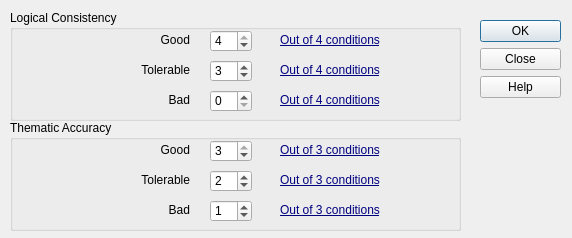
<?xml version="1.0" encoding="UTF-8"?>
<ui version="4.0">
 <class>PrioritySetting</class>
 <widget class="QDialog" name="PrioritySetting">
  <property name="geometry">
   <rect>
    <x>0</x>
    <y>0</y>
    <width>572</width>
    <height>238</height>
   </rect>
  </property>
  <property name="mouseTracking">
   <bool>false</bool>
  </property>
  <property name="windowTitle">
   <string>Priority Settings</string>
  </property>
  <widget class="QDialogButtonBox" name="buttonBox">
   <property name="geometry">
    <rect>
     <x>480</x>
     <y>20</y>
     <width>81</width>
     <height>121</height>
    </rect>
   </property>
   <property name="orientation">
    <enum>Qt::Vertical</enum>
   </property>
   <property name="standardButtons">
    <set>QDialogButtonBox::Close|QDialogButtonBox::Help|QDialogButtonBox::Ok</set>
   </property>
  </widget>
  <widget class="QGroupBox" name="general">
   <property name="geometry">
    <rect>
     <x>10</x>
     <y>10</y>
     <width>451</width>
     <height>111</height>
    </rect>
   </property>
   <property name="title">
    <string>Logical Consistency </string>
   </property>
   <widget class="QLabel" name="SelectLayerLabel_2">
    <property name="geometry">
     <rect>
      <x>30</x>
      <y>50</y>
      <width>150</width>
      <height>20</height>
     </rect>
    </property>
    <property name="minimumSize">
     <size>
      <width>150</width>
      <height>0</height>
     </size>
    </property>
    <property name="maximumSize">
     <size>
      <width>150</width>
      <height>16777215</height>
     </size>
    </property>
    <property name="text">
     <string>Tolerable</string>
    </property>
    <property name="alignment">
     <set>Qt::AlignRight|Qt::AlignTrailing|Qt::AlignVCenter</set>
    </property>
   </widget>
   <widget class="QLabel" name="SelectLayerLabel_3">
    <property name="geometry">
     <rect>
      <x>30</x>
      <y>80</y>
      <width>150</width>
      <height>20</height>
     </rect>
    </property>
    <property name="minimumSize">
     <size>
      <width>150</width>
      <height>0</height>
     </size>
    </property>
    <property name="maximumSize">
     <size>
      <width>150</width>
      <height>16777215</height>
     </size>
    </property>
    <property name="text">
     <string>Bad</string>
    </property>
    <property name="alignment">
     <set>Qt::AlignRight|Qt::AlignTrailing|Qt::AlignVCenter</set>
    </property>
   </widget>
   <widget class="QLabel" name="SelectLayerLabel">
    <property name="geometry">
     <rect>
      <x>30</x>
      <y>20</y>
      <width>150</width>
      <height>20</height>
     </rect>
    </property>
    <property name="minimumSize">
     <size>
      <width>150</width>
      <height>0</height>
     </size>
    </property>
    <property name="maximumSize">
     <size>
      <width>150</width>
      <height>16777215</height>
     </size>
    </property>
    <property name="text">
     <string>Good</string>
    </property>
    <property name="alignment">
     <set>Qt::AlignRight|Qt::AlignTrailing|Qt::AlignVCenter</set>
    </property>
   </widget>
   <widget class="QLabel" name="SelectLayerLabel_4">
    <property name="geometry">
     <rect>
      <x>270</x>
      <y>20</y>
      <width>150</width>
      <height>20</height>
     </rect>
    </property>
    <property name="minimumSize">
     <size>
      <width>150</width>
      <height>0</height>
     </size>
    </property>
    <property name="maximumSize">
     <size>
      <width>150</width>
      <height>16777215</height>
     </size>
    </property>
    <property name="cursor">
     <cursorShape>PointingHandCursor</cursorShape>
    </property>
    <property name="toolTip">
     <string>&lt;html&gt;&lt;head/&gt;&lt;body&gt;&lt;ul style=&quot;margin-top: 0px; margin-bottom: 0px; margin-left: 0px; margin-right: 0px; -qt-list-indent: 0;&quot;&gt;&lt;li style=&quot; margin-top:0px; margin-bottom:0px; margin-left:0px; margin-right:0px; -qt-block-indent:0; text-indent:0px;&quot;&gt;Domain consistency &lt;/li&gt;&lt;li align=&quot;justify&quot; style=&quot; margin-top:0px; margin-bottom:0px; margin-left:0px; margin-right:0px; -qt-block-indent:0; text-indent:0px;&quot;&gt;Faulty Connections &lt;/li&gt;&lt;li style=&quot; margin-top:0px; margin-bottom:0px; margin-left:0px; margin-right:0px; -qt-block-indent:0; text-indent:0px;&quot;&gt;Missing connections(undershoot) &lt;/li&gt;&lt;li style=&quot; margin-top:0px; margin-bottom:0px; margin-left:0px; margin-right:0px; -qt-block-indent:0; text-indent:0px;&quot;&gt;Missing connections(overshoot&lt;/li&gt;&lt;/ul&gt;&lt;/body&gt;&lt;/html&gt;</string>
    </property>
    <property name="text">
     <string>&lt;html&gt;&lt;head/&gt;&lt;body&gt;&lt;p&gt;&lt;span style=&quot; text-decoration: underline; color:#00007f;&quot;&gt;Out of 4 conditions&lt;/span&gt;&lt;/p&gt;&lt;/body&gt;&lt;/html&gt;</string>
    </property>
    <property name="textFormat">
     <enum>Qt::RichText</enum>
    </property>
    <property name="textInteractionFlags">
     <set>Qt::LinksAccessibleByKeyboard|Qt::TextSelectableByMouse</set>
    </property>
   </widget>
   <widget class="QSpinBox" name="logicalGoodSpin">
    <property name="geometry">
     <rect>
      <x>200</x>
      <y>20</y>
      <width>42</width>
      <height>22</height>
     </rect>
    </property>
    <property name="minimum">
     <number>1</number>
    </property>
    <property name="maximum">
     <number>4</number>
    </property>
    <property name="value">
     <number>4</number>
    </property>
   </widget>
   <widget class="QSpinBox" name="logicalTolerableSpin">
    <property name="geometry">
     <rect>
      <x>200</x>
      <y>50</y>
      <width>42</width>
      <height>22</height>
     </rect>
    </property>
    <property name="minimum">
     <number>1</number>
    </property>
    <property name="maximum">
     <number>4</number>
    </property>
    <property name="value">
     <number>3</number>
    </property>
   </widget>
   <widget class="QSpinBox" name="logicalBadSpin">
    <property name="geometry">
     <rect>
      <x>200</x>
      <y>80</y>
      <width>42</width>
      <height>22</height>
     </rect>
    </property>
    <property name="minimum">
     <number>0</number>
    </property>
    <property name="maximum">
     <number>4</number>
    </property>
    <property name="value">
     <number>0</number>
    </property>
   </widget>
   <widget class="QLabel" name="SelectLayerLabel_5">
    <property name="geometry">
     <rect>
      <x>270</x>
      <y>50</y>
      <width>150</width>
      <height>20</height>
     </rect>
    </property>
    <property name="minimumSize">
     <size>
      <width>150</width>
      <height>0</height>
     </size>
    </property>
    <property name="maximumSize">
     <size>
      <width>150</width>
      <height>16777215</height>
     </size>
    </property>
    <property name="cursor">
     <cursorShape>PointingHandCursor</cursorShape>
    </property>
    <property name="toolTip">
     <string>&lt;html&gt;&lt;head/&gt;&lt;body&gt;&lt;ul style=&quot;margin-top: 0px; margin-bottom: 0px; margin-left: 0px; margin-right: 0px; -qt-list-indent: 0;&quot;&gt;&lt;li style=&quot; margin-top:0px; margin-bottom:0px; margin-left:0px; margin-right:0px; -qt-block-indent:0; text-indent:0px;&quot;&gt;Domain consistency &lt;/li&gt;&lt;li align=&quot;justify&quot; style=&quot; margin-top:0px; margin-bottom:0px; margin-left:0px; margin-right:0px; -qt-block-indent:0; text-indent:0px;&quot;&gt;Faulty Connections &lt;/li&gt;&lt;li style=&quot; margin-top:0px; margin-bottom:0px; margin-left:0px; margin-right:0px; -qt-block-indent:0; text-indent:0px;&quot;&gt;Missing connections(undershoot) &lt;/li&gt;&lt;li style=&quot; margin-top:0px; margin-bottom:0px; margin-left:0px; margin-right:0px; -qt-block-indent:0; text-indent:0px;&quot;&gt;Missing connections(overshoot&lt;/li&gt;&lt;/ul&gt;&lt;/body&gt;&lt;/html&gt;</string>
    </property>
    <property name="text">
     <string>&lt;html&gt;&lt;head/&gt;&lt;body&gt;&lt;p&gt;&lt;span style=&quot; text-decoration: underline; color:#00007f;&quot;&gt;Out of 4 conditions&lt;/span&gt;&lt;/p&gt;&lt;/body&gt;&lt;/html&gt;</string>
    </property>
    <property name="textFormat">
     <enum>Qt::RichText</enum>
    </property>
    <property name="textInteractionFlags">
     <set>Qt::LinksAccessibleByKeyboard|Qt::TextSelectableByMouse</set>
    </property>
   </widget>
   <widget class="QLabel" name="SelectLayerLabel_6">
    <property name="geometry">
     <rect>
      <x>270</x>
      <y>80</y>
      <width>150</width>
      <height>20</height>
     </rect>
    </property>
    <property name="minimumSize">
     <size>
      <width>150</width>
      <height>0</height>
     </size>
    </property>
    <property name="maximumSize">
     <size>
      <width>150</width>
      <height>16777215</height>
     </size>
    </property>
    <property name="cursor">
     <cursorShape>PointingHandCursor</cursorShape>
    </property>
    <property name="toolTip">
     <string>&lt;html&gt;&lt;head/&gt;&lt;body&gt;&lt;ul style=&quot;margin-top: 0px; margin-bottom: 0px; margin-left: 0px; margin-right: 0px; -qt-list-indent: 0;&quot;&gt;&lt;li style=&quot; margin-top:0px; margin-bottom:0px; margin-left:0px; margin-right:0px; -qt-block-indent:0; text-indent:0px;&quot;&gt;Domain consistency &lt;/li&gt;&lt;li align=&quot;justify&quot; style=&quot; margin-top:0px; margin-bottom:0px; margin-left:0px; margin-right:0px; -qt-block-indent:0; text-indent:0px;&quot;&gt;Faulty Connections &lt;/li&gt;&lt;li style=&quot; margin-top:0px; margin-bottom:0px; margin-left:0px; margin-right:0px; -qt-block-indent:0; text-indent:0px;&quot;&gt;Missing connections(undershoot) &lt;/li&gt;&lt;li style=&quot; margin-top:0px; margin-bottom:0px; margin-left:0px; margin-right:0px; -qt-block-indent:0; text-indent:0px;&quot;&gt;Missing connections(overshoot&lt;/li&gt;&lt;/ul&gt;&lt;/body&gt;&lt;/html&gt;</string>
    </property>
    <property name="text">
     <string>&lt;html&gt;&lt;head/&gt;&lt;body&gt;&lt;p&gt;&lt;span style=&quot; text-decoration: underline; color:#00007f;&quot;&gt;Out of 4 conditions&lt;/span&gt;&lt;/p&gt;&lt;/body&gt;&lt;/html&gt;</string>
    </property>
    <property name="textFormat">
     <enum>Qt::RichText</enum>
    </property>
    <property name="textInteractionFlags">
     <set>Qt::LinksAccessibleByKeyboard|Qt::TextSelectableByMouse</set>
    </property>
   </widget>
  </widget>
  <widget class="QGroupBox" name="general_2">
   <property name="geometry">
    <rect>
     <x>10</x>
     <y>120</y>
     <width>451</width>
     <height>111</height>
    </rect>
   </property>
   <property name="title">
    <string>Thematic Accuracy</string>
   </property>
   <widget class="QLabel" name="SelectLayerLabel_7">
    <property name="geometry">
     <rect>
      <x>30</x>
      <y>50</y>
      <width>150</width>
      <height>20</height>
     </rect>
    </property>
    <property name="minimumSize">
     <size>
      <width>150</width>
      <height>0</height>
     </size>
    </property>
    <property name="maximumSize">
     <size>
      <width>150</width>
      <height>16777215</height>
     </size>
    </property>
    <property name="text">
     <string>Tolerable</string>
    </property>
    <property name="alignment">
     <set>Qt::AlignRight|Qt::AlignTrailing|Qt::AlignVCenter</set>
    </property>
   </widget>
   <widget class="QLabel" name="SelectLayerLabel_8">
    <property name="geometry">
     <rect>
      <x>30</x>
      <y>80</y>
      <width>150</width>
      <height>20</height>
     </rect>
    </property>
    <property name="minimumSize">
     <size>
      <width>150</width>
      <height>0</height>
     </size>
    </property>
    <property name="maximumSize">
     <size>
      <width>150</width>
      <height>16777215</height>
     </size>
    </property>
    <property name="text">
     <string>Bad</string>
    </property>
    <property name="alignment">
     <set>Qt::AlignRight|Qt::AlignTrailing|Qt::AlignVCenter</set>
    </property>
   </widget>
   <widget class="QLabel" name="SelectLayerLabel_9">
    <property name="geometry">
     <rect>
      <x>30</x>
      <y>20</y>
      <width>150</width>
      <height>20</height>
     </rect>
    </property>
    <property name="minimumSize">
     <size>
      <width>150</width>
      <height>0</height>
     </size>
    </property>
    <property name="maximumSize">
     <size>
      <width>150</width>
      <height>16777215</height>
     </size>
    </property>
    <property name="text">
     <string>Good</string>
    </property>
    <property name="alignment">
     <set>Qt::AlignRight|Qt::AlignTrailing|Qt::AlignVCenter</set>
    </property>
   </widget>
   <widget class="QSpinBox" name="thematicGoodSpin">
    <property name="geometry">
     <rect>
      <x>200</x>
      <y>20</y>
      <width>42</width>
      <height>22</height>
     </rect>
    </property>
    <property name="minimum">
     <number>1</number>
    </property>
    <property name="maximum">
     <number>3</number>
    </property>
    <property name="value">
     <number>3</number>
    </property>
   </widget>
   <widget class="QSpinBox" name="thematicTolerableSpin">
    <property name="geometry">
     <rect>
      <x>200</x>
      <y>50</y>
      <width>42</width>
      <height>22</height>
     </rect>
    </property>
    <property name="minimum">
     <number>1</number>
    </property>
    <property name="maximum">
     <number>3</number>
    </property>
    <property name="value">
     <number>2</number>
    </property>
   </widget>
   <widget class="QSpinBox" name="thematicBadSpin">
    <property name="geometry">
     <rect>
      <x>200</x>
      <y>80</y>
      <width>42</width>
      <height>22</height>
     </rect>
    </property>
    <property name="minimum">
     <number>0</number>
    </property>
    <property name="maximum">
     <number>3</number>
    </property>
    <property name="value">
     <number>1</number>
    </property>
   </widget>
   <widget class="QLabel" name="SelectLayerLabel_10">
    <property name="geometry">
     <rect>
      <x>270</x>
      <y>20</y>
      <width>150</width>
      <height>20</height>
     </rect>
    </property>
    <property name="minimumSize">
     <size>
      <width>150</width>
      <height>0</height>
     </size>
    </property>
    <property name="maximumSize">
     <size>
      <width>150</width>
      <height>16777215</height>
     </size>
    </property>
    <property name="cursor">
     <cursorShape>PointingHandCursor</cursorShape>
    </property>
    <property name="toolTip">
     <string>&lt;html&gt;&lt;head/&gt;&lt;body&gt;&lt;ul style=&quot;margin-top: 0px; margin-bottom: 0px; margin-left: 0px; margin-right: 0px; -qt-list-indent: 0;&quot;&gt;&lt;li style=&quot; margin-top:0px; margin-bottom:0px; margin-left:0px; margin-right:0px; -qt-block-indent:0; text-indent:0px;&quot;&gt;Correctness of classification &lt;/li&gt;&lt;li align=&quot;justify&quot; style=&quot; margin-top:0px; margin-bottom:0px; margin-left:0px; margin-right:0px; -qt-block-indent:0; text-indent:0px;&quot;&gt;Quantitative attribute correctness&lt;/li&gt;&lt;li align=&quot;justify&quot; style=&quot; margin-top:0px; margin-bottom:0px; margin-left:0px; margin-right:0px; -qt-block-indent:0; text-indent:0px;&quot;&gt;Non-quantitative attribute correctness&lt;/li&gt;&lt;/ul&gt;&lt;/body&gt;&lt;/html&gt;</string>
    </property>
    <property name="text">
     <string>&lt;html&gt;&lt;head/&gt;&lt;body&gt;&lt;p&gt;&lt;span style=&quot; text-decoration: underline; color:#00007f;&quot;&gt;Out of 3 conditions&lt;/span&gt;&lt;/p&gt;&lt;/body&gt;&lt;/html&gt;</string>
    </property>
    <property name="textFormat">
     <enum>Qt::RichText</enum>
    </property>
    <property name="textInteractionFlags">
     <set>Qt::LinksAccessibleByKeyboard|Qt::TextSelectableByMouse</set>
    </property>
   </widget>
   <widget class="QLabel" name="SelectLayerLabel_11">
    <property name="geometry">
     <rect>
      <x>270</x>
      <y>50</y>
      <width>150</width>
      <height>20</height>
     </rect>
    </property>
    <property name="minimumSize">
     <size>
      <width>150</width>
      <height>0</height>
     </size>
    </property>
    <property name="maximumSize">
     <size>
      <width>150</width>
      <height>16777215</height>
     </size>
    </property>
    <property name="cursor">
     <cursorShape>PointingHandCursor</cursorShape>
    </property>
    <property name="toolTip">
     <string>&lt;html&gt;&lt;head/&gt;&lt;body&gt;&lt;ul style=&quot;margin-top: 0px; margin-bottom: 0px; margin-left: 0px; margin-right: 0px; -qt-list-indent: 0;&quot;&gt;&lt;li style=&quot; margin-top:0px; margin-bottom:0px; margin-left:0px; margin-right:0px; -qt-block-indent:0; text-indent:0px;&quot;&gt;Correctness of classification &lt;/li&gt;&lt;li align=&quot;justify&quot; style=&quot; margin-top:0px; margin-bottom:0px; margin-left:0px; margin-right:0px; -qt-block-indent:0; text-indent:0px;&quot;&gt;Quantitative attribute correctness&lt;/li&gt;&lt;li style=&quot; margin-top:0px; margin-bottom:0px; margin-left:0px; margin-right:0px; -qt-block-indent:0; text-indent:0px;&quot;&gt;Non-quantitative attribute correctness&lt;/li&gt;&lt;/ul&gt;&lt;/body&gt;&lt;/html&gt;</string>
    </property>
    <property name="text">
     <string>&lt;html&gt;&lt;head/&gt;&lt;body&gt;&lt;p&gt;&lt;span style=&quot; text-decoration: underline; color:#00007f;&quot;&gt;Out of 3 conditions&lt;/span&gt;&lt;/p&gt;&lt;/body&gt;&lt;/html&gt;</string>
    </property>
    <property name="textFormat">
     <enum>Qt::RichText</enum>
    </property>
    <property name="textInteractionFlags">
     <set>Qt::LinksAccessibleByKeyboard|Qt::TextSelectableByMouse</set>
    </property>
   </widget>
   <widget class="QLabel" name="SelectLayerLabel_12">
    <property name="geometry">
     <rect>
      <x>270</x>
      <y>80</y>
      <width>150</width>
      <height>20</height>
     </rect>
    </property>
    <property name="minimumSize">
     <size>
      <width>150</width>
      <height>0</height>
     </size>
    </property>
    <property name="maximumSize">
     <size>
      <width>150</width>
      <height>16777215</height>
     </size>
    </property>
    <property name="cursor">
     <cursorShape>PointingHandCursor</cursorShape>
    </property>
    <property name="toolTip">
     <string>&lt;html&gt;&lt;head/&gt;&lt;body&gt;&lt;ul style=&quot;margin-top: 0px; margin-bottom: 0px; margin-left: 0px; margin-right: 0px; -qt-list-indent: 0;&quot;&gt;&lt;li style=&quot; margin-top:0px; margin-bottom:0px; margin-left:0px; margin-right:0px; -qt-block-indent:0; text-indent:0px;&quot;&gt;Correctness of classification &lt;/li&gt;&lt;li align=&quot;justify&quot; style=&quot; margin-top:0px; margin-bottom:0px; margin-left:0px; margin-right:0px; -qt-block-indent:0; text-indent:0px;&quot;&gt;Quantitative attribute correctness&lt;/li&gt;&lt;li style=&quot; margin-top:0px; margin-bottom:0px; margin-left:0px; margin-right:0px; -qt-block-indent:0; text-indent:0px;&quot;&gt;Non-quantitative attribute correctness&lt;/li&gt;&lt;/ul&gt;&lt;/body&gt;&lt;/html&gt;</string>
    </property>
    <property name="text">
     <string>&lt;html&gt;&lt;head/&gt;&lt;body&gt;&lt;p&gt;&lt;span style=&quot; text-decoration: underline; color:#00007f;&quot;&gt;Out of 3 conditions&lt;/span&gt;&lt;/p&gt;&lt;/body&gt;&lt;/html&gt;</string>
    </property>
    <property name="textFormat">
     <enum>Qt::RichText</enum>
    </property>
    <property name="textInteractionFlags">
     <set>Qt::LinksAccessibleByKeyboard|Qt::TextSelectableByMouse</set>
    </property>
   </widget>
  </widget>
 </widget>
 <tabstops>
  <tabstop>buttonBox</tabstop>
 </tabstops>
 <resources/>
 <connections>
  <connection>
   <sender>buttonBox</sender>
   <signal>accepted()</signal>
   <receiver>PrioritySetting</receiver>
   <slot>accept()</slot>
   <hints>
    <hint type="sourcelabel">
     <x>248</x>
     <y>254</y>
    </hint>
    <hint type="destinationlabel">
     <x>157</x>
     <y>274</y>
    </hint>
   </hints>
  </connection>
  <connection>
   <sender>buttonBox</sender>
   <signal>rejected()</signal>
   <receiver>PrioritySetting</receiver>
   <slot>reject()</slot>
   <hints>
    <hint type="sourcelabel">
     <x>316</x>
     <y>260</y>
    </hint>
    <hint type="destinationlabel">
     <x>286</x>
     <y>274</y>
    </hint>
   </hints>
  </connection>
 </connections>
</ui>
